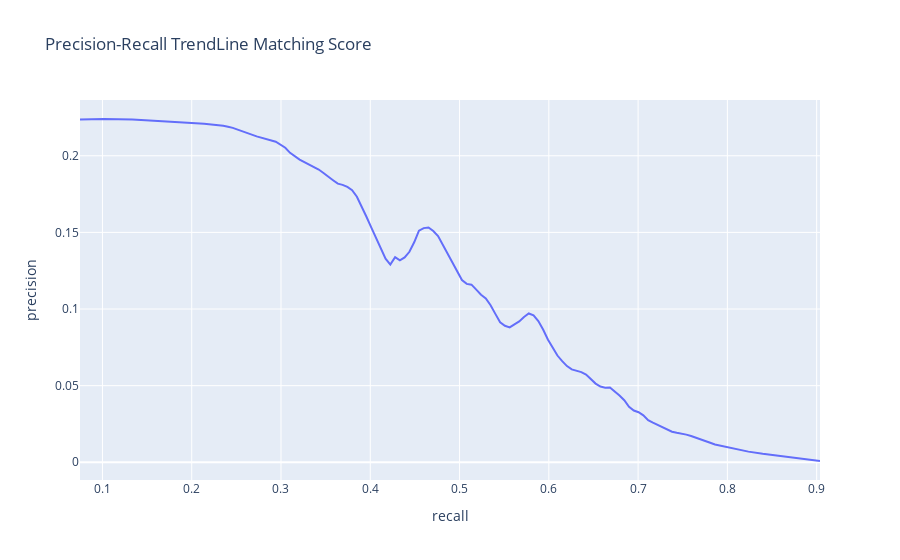

The notebook cell this image was saved under:
### Markdown cell above
# Mixed Query : doc(429) + doc(439)

- Matching Score shows 429 , 186 , 439 , 400 ,..
- Cosine Similarity shows 429, 439, 382, 186 ,..

### Code cell
matching_score(10, "One day, he noticed that one of the peacocks had dropped a feather. When the sun went down, the crow picked it up and hid it away. For days on end, he watched the peacocks and found another feather. When he had four, he could wait no longer: he stuck the peacock feathers onto his own tail, using pine resin, and started to parade up and down for his friends to admire.One day, a Mongol prince seemed to be on the point of winning a smile. He thrummed his balalaika for hours, playing first a sad tune, then a more cheerful one, till he finished by playing a merry jig. The princess sat for ages staring at him eyed and the onlookers thought she was about to smile.Instead she burst into floods of tears, to everyone's disappointment. A Kurdish chief, famed for his humour, who had already kept the court in fits oflaughter, tried to steal a smile from Sarah with his witty remarks. But the princess's dark eyes filled with tears. Noblemen came from as far away as Persia, but in vain.")

### Figure 1 — Plotly figure (JSON) as saved in the notebook; plotly's stock layout.template omitted (floating-point values rounded to 4 significant figures; data arrays with more than 128 entries replaced by an {"elided": "..."} marker saying what was removed)
{"data": [{"hovertemplate": "<b>LOWESS trendline</b><br><br>recall=%{x}<br>precision=%{y} <b>(trend)</b><extra></extra>", "legendgroup": "", "marker": {"color": "#636efa", "symbol": "circle"}, "mode": "lines", "name": "", "showlegend": false, "type": "scatter", "x": {"elided": "466 float values"}, "xaxis": "x", "y": {"elided": "466 float values"}, "yaxis": "y"}], "layout": {"legend": {"tracegroupgap": 0}, "title": {"text": "Precision-Recall TrendLine Matching Score"}, "xaxis": {"anchor": "y", "domain": [0, 1], "title": {"text": "recall"}}, "yaxis": {"anchor": "x", "domain": [0, 1], "title": {"text": "precision"}}}}
